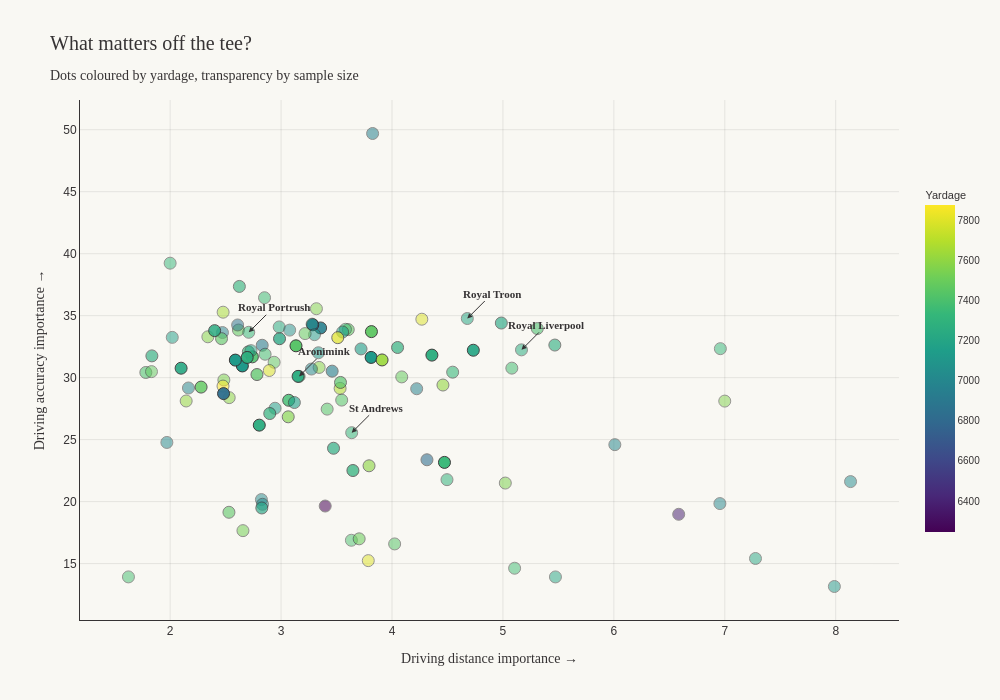

This figure's notebook cell:
### Code cell
import plotly.express as px
import plotly.graph_objects as go
import pandas as pd

# Build plot_df (same as before)
rows = []
for course, data in meta.items():
    shap = data.get("shap_profile") or {}
    if not shap:
        continue
    rows.append({
        "course_name": course,
        "course_type": data.get("course_type"),
        "country": data.get("country"),
        "yardage": data.get("yardage"),
        "designer": data.get("designer"),
        "n_events": shap.get("n_events"),
        "n_player_events": shap.get("n_player_events"),
        **{f"{f}_shap": shap.get(f"{f}_shap") for f in PLAYER_FEATURES},
    })

plot_df = pd.DataFrame(rows)
plot_df = plot_df.dropna(subset=["driving_dist_shap", "driving_acc_shap", "yardage"])

# Brand
INK = "#363334"
PAPER = "#f9f8f3"

# Compute opacity from n_player_events (0.3 to 1.0)
max_events = plot_df["n_player_events"].max()
min_events = plot_df["n_player_events"].min()
plot_df["opacity"] = 0.5 + 0.5 *  (
    (plot_df["n_player_events"] - min_events) / (max_events - min_events)
)

# Chart 1: driving distance vs accuracy
fig = go.Figure()

fig.add_trace(go.Scatter(
    x=plot_df["driving_dist_shap"],
    y=plot_df["driving_acc_shap"],
    mode="markers",
    marker=dict(
        size=12,
        color=plot_df["yardage"],
        colorscale="Viridis",  
        showscale=True,
        colorbar=dict(
            title=dict(text="Yardage", font=dict(family="Archivo, sans-serif", size=11)),
            tickfont=dict(family="Archivo, sans-serif", size=10),
            outlinewidth=0,
            len=0.7,
        ),
        opacity=plot_df["opacity"],
        line=dict(color=INK, width=1),
    ),
    text=plot_df["course_name"],
    customdata=plot_df[["course_type", "country", "yardage", "designer", "n_events"]].values,
    hovertemplate=(
        "<b>%{text}</b><br>" +
        "%{customdata[0]} · %{customdata[1]}<br>" +
        "%{customdata[2]} yds · %{customdata[3]}<br>" +
        "%{customdata[4]} events<br>" +
        "Dist importance: %{x:.3f}<br>" +
        "Acc importance: %{y:.3f}" +
        "<extra></extra>"
    ),
))

fig.update_layout(
    title=dict(
        text="What matters off the tee?<br><sub>Dots coloured by yardage, transparency by sample size</sub>",
        font=dict(family="Fraunces, serif", size=20, color=INK),
    ),
    xaxis=dict(
        title=dict(text="Driving distance importance →", font=dict(family="Fraunces, serif", size=14)),
        gridcolor="rgba(54, 51, 52, 0.1)",
        showline=True, linecolor=INK,
        zeroline=False,
    ),
    yaxis=dict(
        title=dict(text="Driving accuracy importance →", font=dict(family="Fraunces, serif", size=14)),
        gridcolor="rgba(54, 51, 52, 0.1)",
        showline=True, linecolor=INK,
        zeroline=False,
    ),
    plot_bgcolor=PAPER,
    paper_bgcolor=PAPER,
    font=dict(family="Archivo, sans-serif", color=INK, size=12),
    width=1000,
    height=700,
    margin=dict(l=80, r=60, t=100, b=80),
)


opens_to_highlight = [
    "Old Course at St Andrews",
    "Royal Liverpool",
    "Royal Troon",
    "Royal Portrush Golf Club",
    "Aronimink Golf Club",
    "Plantation Course"
]
highlight_df = plot_df[plot_df["course_name"].isin(opens_to_highlight)]

# Add annotation arrows
for _, row in highlight_df.iterrows():
    short_name = row["course_name"].replace("Old Course at ", "").replace(" Golf Club", "")
    fig.add_annotation(
        x=row["driving_dist_shap"],
        y=row["driving_acc_shap"],
        text=f"<b>{short_name}</b>",
        showarrow=True,
        arrowhead=2,
        arrowcolor=INK,
        arrowsize=1,
        arrowwidth=1,
        ax=25, ay=-25,
        font=dict(family="Fraunces, serif", size=11, color=INK),
    )

fig.show()

### Figure 1 — Plotly figure (JSON) as saved in the notebook; plotly's stock layout.template omitted (floating-point values rounded to 4 significant figures; data arrays with more than 128 entries replaced by an {"elided": "..."} marker saying what was removed)
{"data": [{"customdata": {"elided": "113x5 mixed values"}, "hovertemplate": "<b>%{text}</b><br>%{customdata[0]} · %{customdata[1]}<br>%{customdata[2]} yds · %{customdata[3]}<br>%{customdata[4]} events<br>Dist importance: %{x:.3f}<br>Acc importance: %{y:.3f}<extra></extra>", "marker": {"color": [7011.0, 7400.0, 7394.0, 7565.0, 7575.0, 7409.0, 7547.0, 7468.0, 7500.0, 7104.0, 7559.0, 6974.0, 7267.0, 7209.0, 7209.0, 7685.0, 7569.0, 7233.0, 7461.0, 7159.0, 7370.0, 7450.0, 7099.0, 7455.0, 7024.0, 7400.0, 7425.0, 7273.0, 6998.0, 7425.0, 6928.0, 7213.0, 6246.0, 7007.0, 7340.0, 7433.0, 7381.0, 7328.0, 7328.0, 7203.0, 7331.0, 7400.0, 7800.0, 7657.0, 7292.0, 7552.0, 7221.0, 7360.0, 6970.0, 7372.0, 7876.0, 7305.0, 7355.0, 7123.0, 6828.0, 7300.0, 7588.0, 6865.0, 7596.0, 7626.0, 7149.0, 7190.0, 6950.0, 7000.0, 7425.0, 7000.0, 7252.0, 7337.0, 7208.0, 6945.0, 7117.0, 7300.0, 7560.0, 7025.0, 6793.0, 7481.0, 6960.0, 7025.0, 7261.0, 7438.0, 7258.0, 7166.0, 7154.0, 7139.0, 6841.0, 7435.0, 7271.0, 7261.0, 7244.0, 7243.0, 7151.0, 7468.0, 7215.0, 7054.0, 7474.0, 7373.0, 7368.0, 7530.0, 7287.0, 7119.0, 7237.0, 7457.0, 7804.0, 7450.0, 7608.0, 7793.0, 6392.0, 7609.0, 7200.0, 7125.0, 7790.0, 7334.0, 7477.0], "colorbar": {"len": 0.7, "outlinewidth": 0, "tickfont": {"family": "Archivo, sans-serif", "size": 10}, "title": {"font": {"family": "Archivo, sans-serif", "size": 11}, "text": "Yardage"}}, "colorscale": [[0, "#440154"], [0.1111, "#482878"], [0.2222, "#3e4989"], [0.3333, "#31688e"], [0.4444, "#26828e"], [0.5556, "#1f9e89"], [0.6667, "#35b779"], [0.7778, "#6ece58"], [0.8889, "#b5de2b"], [1, "#fde725"]], "line": {"color": "#363334", "width": 1}, "opacity": [0.5114, 0.5, 0.5553, 0.6489, 0.5347, 0.8765, 0.5347, 0.5703, 0.5664, 0.5042, 0.503, 0.5233, 0.6068, 0.6331, 0.756, 0.558, 0.5236, 0.5293, 0.9393, 0.5087, 0.8143, 0.6038, 0.5347, 0.5858, 0.5042, 0.5727, 0.6603, 0.6734, 0.5239, 0.5467, 0.5813, 0.9184, 0.5374, 0.5347, 0.9674, 0.5203, 0.5042, 0.6525, 0.581, 0.5042, 0.506, 0.5607, 0.5042, 0.5087, 0.7356, 0.5269, 0.9031, 0.5347, 0.5347, 0.5347, 0.5344, 0.5347, 0.5236, 0.9961, 0.5822, 0.6172, 0.5347, 0.5236, 0.6184, 0.9022, 0.6059, 0.5236, 0.8917, 0.5212, 0.5401, 0.5042, 0.5347, 0.5347, 0.5347, 0.6199, 1.0, 0.5374, 0.5114, 0.5111, 0.9722, 0.5347, 0.5359, 0.5344, 0.6403, 0.7213, 0.9528, 0.5813, 0.5347, 0.6056, 0.9495, 0.9701, 0.9569, 0.9587, 0.8346, 0.9103, 0.5344, 0.8134, 0.5042, 0.5051, 0.5096, 0.5347, 0.5042, 0.5347, 0.6902, 0.5096, 0.6752, 0.5114, 0.6914, 0.581, 0.5834, 0.5051, 0.5203, 0.5347, 0.6531, 0.9973, 0.5347, 0.5084, 0.5311], "showscale": true, "size": 12}, "mode": "markers", "text": ["ACCORDIA GOLF Narashino Country Club", "Albany Golf Club", "Aronimink Golf Club", "Augusta National Golf Club", "Baltusrol Golf Club", "Bay Hill Club & Lodge", "Bellerive Country Club", "Bethpage Black", "Black Desert Resort", "Bolingbrook Golf Club", "Castle Pines Golf Club", "Caves Valley Golf Club", "Club de Golf Chapultepec", "Colonial CC", "Colonial Country Club", "Congaree Golf Club", "Congressional CC (Blue)", "Conway Farms GC", "Country Club of Jackson", "Crooked Stick Golf Club", "Detroit Golf Club", "Dunes Golf and Beach Club", "Eagle Point Golf Club", "East Lake Golf Club", "El Camaleon Golf Club", "Firestone CC (South)", "GC of Houston", "Glen Abbey Golf Club", "Glen Oaks Club", "Golf Club of Houston", "Hamilton Golf & Country Club", "Harbour Town Golf Links", "Hong Kong Golf Club", "Hurstbourne Country Club", "Innisbrook Resort (Copperhead)", "JCB Golf and Country Club", "Jack Nicklaus Golf Course", "Keene Trace Golf Club", "Keene Trace Golf Club (Champions Course)", "Las Vegas Country Club", "Le Golf National", "Liberty National Golf Club", "Maridoe Golf Club", "Medinah Country Club", "Memorial Park Golf Course", "Montreux Golf & Country Club", "Muirfield Village Golf Club", "Oak Hill Country Club", "Oakdale Golf & Country Club", "Oakmont Country Club", "Ocean Course at Kiawah Island", "Old Course at St Andrews", "Olympia Fields Country Club (North)", "PGA National (Champion)", "Pebble Beach Golf Links", "Pete Dye Stadium Course", "Pinehurst Resort & Country Club (Course No. 2)", "Plainfield Country Club", "Plantation Course at Kapalua", "Quail Hollow Club", "RTJ Trail (Grand National)", "Ridgewood CC", "Riviera Country Club", "Riyadh Golf Club", "Robert Trent Jones Golf Club", "Royal Greens Golf & Country Club", "Royal Liverpool", "Royal Portrush Golf Club", "Royal Troon", "Sea Island Golf Club (Seaside Course)", "Sedgefield Country Club", "Sentosa Golf Club", "Shadow Creek Golf Course", "Sherwood Country Club", "Silverado Resort (North)", "Southern Hills Country Club", "Spyglass Hill Golf Course", "St. George's G&CC", "TPC Boston", "TPC Craig Ranch", "TPC Deere Run", "TPC Four Seasons Resort", "TPC Harding Park", "TPC Potomac at Avenel Farm", "TPC River Highlands", "TPC San Antonio (Oaks)", "TPC Sawgrass", "TPC Scottsdale", "TPC Southwind", "TPC Summerlin", "TPC Toronto at Osprey Valley (North Course)", "TPC Twin Cities", "The Club at Chatham Hills", "The Club at Steyn City", "The Concession Golf Club", "The Country Club", "The Grove", "The Los Angeles Country Club (North Course)", "The Old White TPC", "The Philadelphia Cricket Club (Wissahickon Course)", "The Renaissance Club", "The Summit Club", "Torrey Pines Golf Course (South Course)", "Trinity Forest Golf Club", "Trump National Doral", "Trump National Washington", "Valderrama Golf Club", "Valhalla Golf Club", "Vidanta Vallarta", "Waialae Country Club", "Whistling Straits", "Wilmington Country Club", "Winged Foot GC"], "type": "scatter", "x": [1.97, 3.634, 3.163, 3.064, 3.343, 2.741, 2.484, 2.616, 3.704, 7.988, 7.0, 2.472, 5.468, 4.985, 2.986, 3.532, 2.34, 2.983, 3.814, 2.019, 3.069, 2.463, 3.337, 3.606, 8.134, 5.31, 3.536, 4.05, 2.165, 3.546, 2.83, 4.733, 3.398, 3.274, 4.473, 4.024, 1.624, 2.705, 4.547, 5.473, 2.0, 1.781, 3.786, 2.477, 3.647, 5.021, 2.099, 2.851, 4.222, 2.856, 2.476, 3.636, 3.58, 3.812, 4.315, 2.624, 2.532, 2.608, 3.793, 3.91, 3.12, 2.729, 3.357, 6.009, 3.415, 6.956, 5.167, 2.709, 4.679, 3.46, 2.651, 4.496, 3.318, 2.823, 3.286, 4.088, 3.825, 2.833, 1.835, 2.783, 2.804, 3.555, 3.28, 3.721, 2.481, 3.134, 2.694, 4.36, 2.401, 3.153, 2.946, 2.279, 7.277, 3.078, 1.832, 5.08, 5.105, 2.656, 2.898, 3.301, 3.473, 2.937, 3.511, 2.53, 4.459, 4.269, 6.584, 2.144, 2.826, 2.588, 2.894, 6.96, 3.216], "y": [24.77, 16.88, 30.1, 26.84, 30.82, 31.68, 29.81, 33.84, 17.0, 13.15, 28.11, 33.64, 32.63, 34.4, 33.14, 29.13, 33.29, 34.09, 33.71, 33.25, 28.17, 33.15, 32.01, 33.87, 21.61, 33.96, 29.61, 32.43, 29.16, 28.19, 32.61, 32.21, 19.64, 30.69, 23.16, 16.59, 13.93, 32.08, 30.44, 13.92, 39.23, 30.42, 15.24, 35.28, 22.51, 21.5, 30.76, 36.45, 29.1, 31.89, 29.32, 25.56, 33.9, 31.63, 23.37, 37.36, 28.39, 34.25, 22.89, 31.43, 27.99, 32.18, 34.01, 24.59, 27.46, 19.84, 32.24, 33.66, 34.77, 30.52, 30.94, 21.77, 35.56, 20.16, 34.26, 30.06, 49.69, 19.78, 31.75, 30.25, 26.17, 33.68, 34.32, 32.32, 28.71, 32.57, 31.63, 31.82, 33.79, 30.1, 27.53, 29.24, 15.41, 33.83, 30.49, 30.77, 14.63, 17.66, 27.1, 33.47, 24.3, 31.24, 33.22, 19.14, 29.4, 34.71, 18.98, 28.12, 19.49, 31.41, 30.57, 32.34, 33.55]}], "layout": {"annotations": [{"arrowcolor": "#363334", "arrowhead": 2, "arrowsize": 1, "arrowwidth": 1, "ax": 25, "ay": -25, "font": {"color": "#363334", "family": "Fraunces, serif", "size": 11}, "showarrow": true, "text": "<b>Aronimink</b>", "x": 3.163, "y": 30.1}, {"arrowcolor": "#363334", "arrowhead": 2, "arrowsize": 1, "arrowwidth": 1, "ax": 25, "ay": -25, "font": {"color": "#363334", "family": "Fraunces, serif", "size": 11}, "showarrow": true, "text": "<b>St Andrews</b>", "x": 3.636, "y": 25.56}, {"arrowcolor": "#363334", "arrowhead": 2, "arrowsize": 1, "arrowwidth": 1, "ax": 25, "ay": -25, "font": {"color": "#363334", "family": "Fraunces, serif", "size": 11}, "showarrow": true, "text": "<b>Royal Liverpool</b>", "x": 5.167, "y": 32.24}, {"arrowcolor": "#363334", "arrowhead": 2, "arrowsize": 1, "arrowwidth": 1, "ax": 25, "ay": -25, "font": {"color": "#363334", "family": "Fraunces, serif", "size": 11}, "showarrow": true, "text": "<b>Royal Portrush</b>", "x": 2.709, "y": 33.66}, {"arrowcolor": "#363334", "arrowhead": 2, "arrowsize": 1, "arrowwidth": 1, "ax": 25, "ay": -25, "font": {"color": "#363334", "family": "Fraunces, serif", "size": 11}, "showarrow": true, "text": "<b>Royal Troon</b>", "x": 4.679, "y": 34.77}], "font": {"color": "#363334", "family": "Archivo, sans-serif", "size": 12}, "height": 700, "margin": {"b": 80, "l": 80, "r": 60, "t": 100}, "paper_bgcolor": "#f9f8f3", "plot_bgcolor": "#f9f8f3", "title": {"font": {"color": "#363334", "family": "Fraunces, serif", "size": 20}, "text": "What matters off the tee?<br><sub>Dots coloured by yardage, transparency by sample size</sub>"}, "width": 1000, "xaxis": {"gridcolor": "rgba(54, 51, 52, 0.1)", "linecolor": "#363334", "showline": true, "title": {"font": {"family": "Fraunces, serif", "size": 14}, "text": "Driving distance importance →"}, "zeroline": false}, "yaxis": {"gridcolor": "rgba(54, 51, 52, 0.1)", "linecolor": "#363334", "showline": true, "title": {"font": {"family": "Fraunces, serif", "size": 14}, "text": "Driving accuracy importance →"}, "zeroline": false}}}
